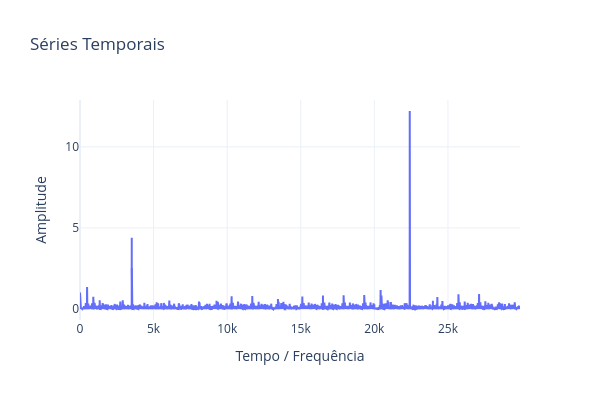

Source (notebook cell):
### Code cell
start = 0
end = -1
yR = teda.HI[start:end]
yP = teda.HIp[start:end]
x = np.arange(len(teda.HI))[start:end]

PlotSeriesPLY(ySeries=[abs((yR-yP)/yR)],xSeries=[x],names=['diff'])

### Figure 1 — Plotly figure (JSON) as saved in the notebook; plotly's stock layout.template omitted (floating-point values rounded to 4 significant figures; data arrays with more than 128 entries replaced by an {"elided": "..."} marker saying what was removed)
{"data": [{"mode": "lines", "name": "diff", "type": "scatter", "x": {"elided": "29897 int values"}, "xaxis": "x", "y": {"elided": "29897 float values"}, "yaxis": "y"}], "layout": {"height": 400, "title": {"text": "Séries Temporais"}, "width": 600, "xaxis": {"anchor": "y", "domain": [0, 1], "title": {"text": "Tempo / Frequência"}}, "yaxis": {"anchor": "x", "domain": [0, 1], "title": {"text": "Amplitude"}}}}
